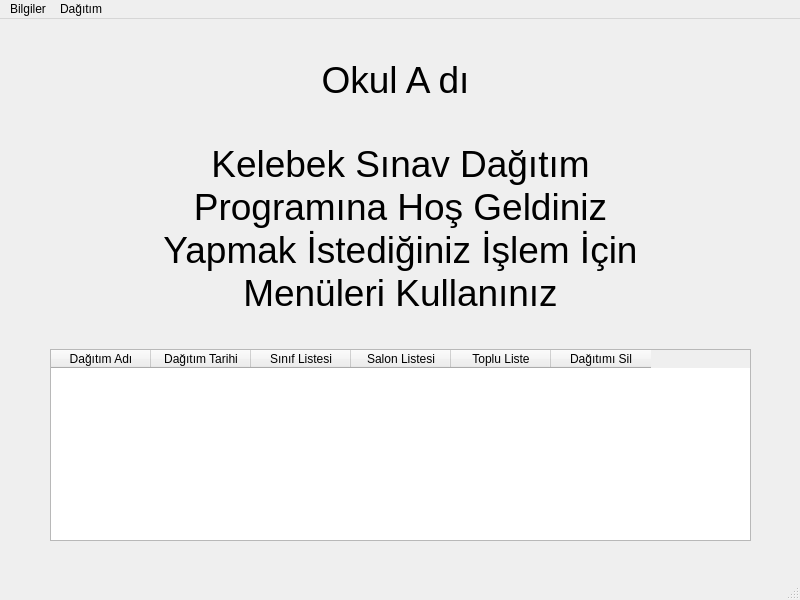
<?xml version="1.0" encoding="UTF-8"?>
<ui version="4.0">
 <class>Anaekran</class>
 <widget class="QMainWindow" name="Anaekran">
  <property name="geometry">
   <rect>
    <x>0</x>
    <y>0</y>
    <width>800</width>
    <height>600</height>
   </rect>
  </property>
  <property name="windowTitle">
   <string>MainWindow</string>
  </property>
  <widget class="QWidget" name="centralwidget">
   <widget class="QLabel" name="label">
    <property name="geometry">
     <rect>
      <x>160</x>
      <y>120</y>
      <width>481</width>
      <height>181</height>
     </rect>
    </property>
    <property name="font">
     <font>
      <pointsize>28</pointsize>
     </font>
    </property>
    <property name="text">
     <string>&lt;html&gt;&lt;head/&gt;&lt;body&gt;&lt;p align=&quot;center&quot;&gt;Kelebek Sınav Dağıtım Programına Hoş Geldiniz &lt;br/&gt;Yapmak İstediğiniz İşlem İçin Menüleri Kullanınız&lt;/p&gt;&lt;/body&gt;&lt;/html&gt;</string>
    </property>
    <property name="alignment">
     <set>Qt::AlignCenter</set>
    </property>
    <property name="wordWrap">
     <bool>true</bool>
    </property>
   </widget>
   <widget class="QLabel" name="label_2">
    <property name="geometry">
     <rect>
      <x>120</x>
      <y>0</y>
      <width>551</width>
      <height>121</height>
     </rect>
    </property>
    <property name="font">
     <font>
      <pointsize>28</pointsize>
     </font>
    </property>
    <property name="text">
     <string>Okul A dı</string>
    </property>
    <property name="alignment">
     <set>Qt::AlignCenter</set>
    </property>
    <property name="wordWrap">
     <bool>true</bool>
    </property>
   </widget>
   <widget class="QTableWidget" name="tableWidget">
    <property name="geometry">
     <rect>
      <x>50</x>
      <y>330</y>
      <width>701</width>
      <height>192</height>
     </rect>
    </property>
    <column>
     <property name="text">
      <string>Dağıtım Adı</string>
     </property>
    </column>
    <column>
     <property name="text">
      <string>Dağıtım Tarihi</string>
     </property>
    </column>
    <column>
     <property name="text">
      <string>Sınıf Listesi</string>
     </property>
    </column>
    <column>
     <property name="text">
      <string>Salon Listesi</string>
     </property>
    </column>
    <column>
     <property name="text">
      <string>Toplu Liste</string>
     </property>
    </column>
    <column>
     <property name="text">
      <string>Dağıtımı Sil</string>
     </property>
    </column>
   </widget>
  </widget>
  <widget class="QMenuBar" name="menubar">
   <property name="geometry">
    <rect>
     <x>0</x>
     <y>0</y>
     <width>800</width>
     <height>21</height>
    </rect>
   </property>
   <widget class="QMenu" name="menuBilgiler">
    <property name="title">
     <string>Bilgiler</string>
    </property>
    <widget class="QMenu" name="menusubeislemleri">
     <property name="title">
      <string>Şube Bilgileri Giriş ve Güncelleme</string>
     </property>
     <addaction name="SubeisimleriGuncelle"/>
     <addaction name="SubeListesi"/>
    </widget>
    <widget class="QMenu" name="menusfizikiislemler">
     <property name="title">
      <string>Fiziki Sınıf Giriş ve Güncelleme</string>
     </property>
     <addaction name="SinavyeriGuncelle"/>
     <addaction name="KapasiteGuncelle"/>
    </widget>
    <addaction name="OkulBilgileriGuncelle"/>
    <addaction name="menusubeislemleri"/>
    <addaction name="menusfizikiislemler"/>
    <addaction name="cikis"/>
   </widget>
   <widget class="QMenu" name="menudagitim">
    <property name="title">
     <string>Dağıtım</string>
    </property>
    <addaction name="YeniDagitim_2"/>
    <addaction name="EskiDagitimlar"/>
   </widget>
   <addaction name="menuBilgiler"/>
   <addaction name="menudagitim"/>
  </widget>
  <widget class="QStatusBar" name="statusbar"/>
  <action name="OkulBilgileriGuncelle">
   <property name="text">
    <string>Okul Bilgilerini Güncelle</string>
   </property>
  </action>
  <action name="EskiDagitimlar">
   <property name="text">
    <string>Eski Dağıtımlar</string>
   </property>
  </action>
  <action name="SubeisimleriGuncelle">
   <property name="text">
    <string>Şube isimleri Güncelle</string>
   </property>
  </action>
  <action name="SubeListesi">
   <property name="text">
    <string>Şube Listelerini Güncelle</string>
   </property>
  </action>
  <action name="SinavyeriGuncelle">
   <property name="text">
    <string>Sınav Yeri Güncelle</string>
   </property>
  </action>
  <action name="KapasiteGuncelle">
   <property name="text">
    <string>Kapasiteleri Güncelle</string>
   </property>
  </action>
  <action name="actionDa_t_m_Yap">
   <property name="text">
    <string>Dağıtım Yap</string>
   </property>
  </action>
  <action name="cikis">
   <property name="text">
    <string>Çıkış</string>
   </property>
  </action>
  <action name="YeniDagitim_2">
   <property name="text">
    <string>Yeni Dağıtım</string>
   </property>
  </action>
 </widget>
 <resources/>
 <connections>
  <connection>
   <sender>cikis</sender>
   <signal>triggered()</signal>
   <receiver>Anaekran</receiver>
   <slot>close()</slot>
   <hints>
    <hint type="sourcelabel">
     <x>-1</x>
     <y>-1</y>
    </hint>
    <hint type="destinationlabel">
     <x>399</x>
     <y>299</y>
    </hint>
   </hints>
  </connection>
 </connections>
 <slots>
  <signal>triggered()</signal>
 </slots>
</ui>
